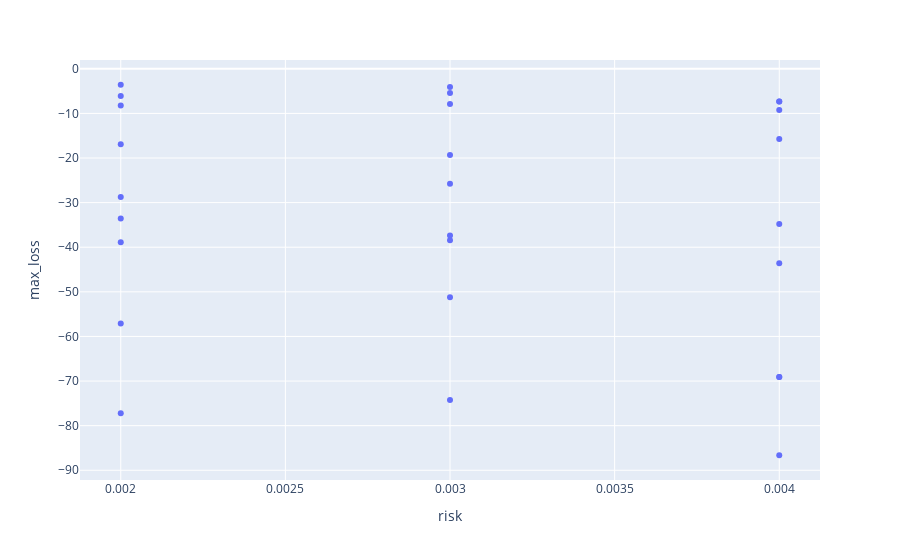

The cell this chart's notebook holds for it:
### Code cell
px.scatter(df, x = 'risk', y = 'max_loss')

### Figure 1 — Plotly figure (JSON) as saved in the notebook; plotly's stock layout.template omitted (floating-point values rounded to 4 significant figures)
{"data": [{"hovertemplate": "risk=%{x}<br>max_loss=%{y}<extra></extra>", "legendgroup": "", "marker": {"color": "#636efa", "symbol": "circle"}, "mode": "markers", "name": "", "orientation": "v", "showlegend": false, "type": "scatter", "x": [0.002, 0.003, 0.004, 0.002, 0.003, 0.004, 0.002, 0.003, 0.004, 0.002, 0.003, 0.004, 0.002, 0.003, 0.004, 0.002, 0.003, 0.004, 0.002, 0.003, 0.004, 0.002, 0.003, 0.004, 0.002, 0.003, 0.004], "xaxis": "x", "y": [-3.575, -4.092, -7.356, -16.9, -19.35, -15.76, -33.58, -38.44, -69.09, -6.077, -5.452, -7.356, -28.73, -25.77, -34.78, -57.08, -51.2, -69.09, -8.222, -7.907, -9.225, -38.86, -37.37, -43.6, -77.21, -74.26, -86.63], "yaxis": "y"}], "layout": {"legend": {"tracegroupgap": 0}, "margin": {"t": 60}, "xaxis": {"anchor": "y", "domain": [0, 1], "title": {"text": "risk"}}, "yaxis": {"anchor": "x", "domain": [0, 1], "title": {"text": "max_loss"}}}}
